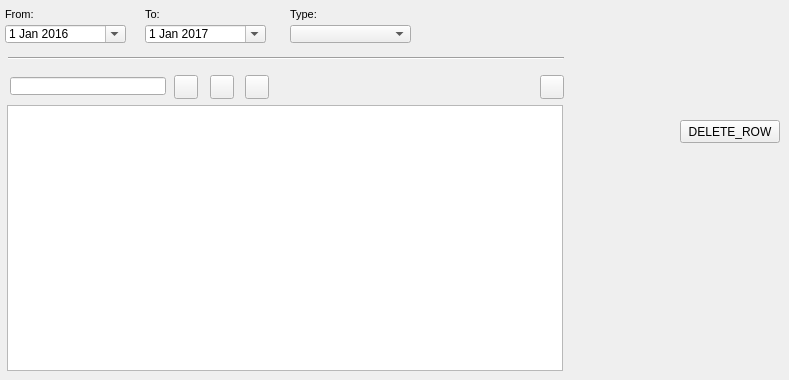
    <widget class="QWidget" name="page_document">
     <attribute name="title">
      <string>Document</string>
     </attribute>
     <widget class="QPushButton" name="delete_row_doc">
      <property name="geometry">
       <rect>
        <x>680</x>
        <y>120</y>
        <width>100</width>
        <height>23</height>
       </rect>
      </property>
      <property name="text">
       <string>DELETE_ROW</string>
      </property>
     </widget>
     <widget class="Line" name="line_6">
      <property name="geometry">
       <rect>
        <x>8</x>
        <y>50</y>
        <width>556</width>
        <height>16</height>
       </rect>
      </property>
      <property name="orientation">
       <enum>Qt::Horizontal</enum>
      </property>
     </widget>
     <widget class="QTableView" name="tbl_document">
      <property name="geometry">
       <rect>
        <x>7</x>
        <y>105</y>
        <width>556</width>
        <height>266</height>
       </rect>
      </property>
      <property name="sortingEnabled">
       <bool>true</bool>
      </property>
     </widget>
     <widget class="QDateEdit" name="date_document_from">
      <property name="geometry">
       <rect>
        <x>5</x>
        <y>25</y>
        <width>121</width>
        <height>18</height>
       </rect>
      </property>
      <property name="date">
       <date>
        <year>2016</year>
        <month>1</month>
        <day>1</day>
       </date>
      </property>
      <property name="calendarPopup">
       <bool>true</bool>
      </property>
     </widget>
     <widget class="QLabel" name="label_doc_from">
      <property name="geometry">
       <rect>
        <x>5</x>
        <y>3</y>
        <width>90</width>
        <height>22</height>
       </rect>
      </property>
      <property name="font">
       <font>
        <pointsize>8</pointsize>
       </font>
      </property>
      <property name="frameShape">
       <enum>QFrame::NoFrame</enum>
      </property>
      <property name="frameShadow">
       <enum>QFrame::Plain</enum>
      </property>
      <property name="text">
       <string>From:</string>
      </property>
      <property name="textFormat">
       <enum>Qt::AutoText</enum>
      </property>
      <property name="scaledContents">
       <bool>false</bool>
      </property>
      <property name="alignment">
       <set>Qt::AlignLeading|Qt::AlignLeft|Qt::AlignVCenter</set>
      </property>
      <property name="margin">
       <number>3</number>
      </property>
     </widget>
     <widget class="QLabel" name="label_doc_to">
      <property name="geometry">
       <rect>
        <x>145</x>
        <y>3</y>
        <width>119</width>
        <height>22</height>
       </rect>
      </property>
      <property name="font">
       <font>
        <pointsize>8</pointsize>
       </font>
      </property>
      <property name="frameShape">
       <enum>QFrame::NoFrame</enum>
      </property>
      <property name="frameShadow">
       <enum>QFrame::Raised</enum>
      </property>
      <property name="text">
       <string>To:</string>
      </property>
      <property name="textFormat">
       <enum>Qt::AutoText</enum>
      </property>
      <property name="scaledContents">
       <bool>false</bool>
      </property>
      <property name="margin">
       <number>3</number>
      </property>
     </widget>
     <widget class="QComboBox" name="doc_type">
      <property name="geometry">
       <rect>
        <x>290</x>
        <y>25</y>
        <width>121</width>
        <height>18</height>
       </rect>
      </property>
     </widget>
     <widget class="QDateEdit" name="date_document_to">
      <property name="geometry">
       <rect>
        <x>145</x>
        <y>25</y>
        <width>121</width>
        <height>18</height>
       </rect>
      </property>
      <property name="date">
       <date>
        <year>2017</year>
        <month>1</month>
        <day>1</day>
       </date>
      </property>
      <property name="calendarPopup">
       <bool>true</bool>
      </property>
     </widget>
     <widget class="QLabel" name="label_doc_type">
      <property name="geometry">
       <rect>
        <x>290</x>
        <y>3</y>
        <width>61</width>
        <height>22</height>
       </rect>
      </property>
      <property name="font">
       <font>
        <pointsize>8</pointsize>
       </font>
      </property>
      <property name="layoutDirection">
       <enum>Qt::LeftToRight</enum>
      </property>
      <property name="frameShape">
       <enum>QFrame::NoFrame</enum>
      </property>
      <property name="frameShadow">
       <enum>QFrame::Raised</enum>
      </property>
      <property name="text">
       <string>Type:</string>
      </property>
      <property name="textFormat">
       <enum>Qt::AutoText</enum>
      </property>
      <property name="scaledContents">
       <bool>false</bool>
      </property>
      <property name="margin">
       <number>3</number>
      </property>
     </widget>
     <widget class="QPushButton" name="btn_doc_insert">
      <property name="geometry">
       <rect>
        <x>174</x>
        <y>75</y>
        <width>24</width>
        <height>24</height>
       </rect>
      </property>
      <property name="toolTip">
       <string>&lt;html&gt;&lt;head/&gt;&lt;body&gt;&lt;p&gt;Link document&lt;/p&gt;&lt;/body&gt;&lt;/html&gt;</string>
      </property>
      <property name="text">
       <string/>
      </property>
      <property name="icon">
       <iconset>
        <normaloff>../icons/111b.png</normaloff>../icons/111b.png</iconset>
      </property>
      <property name="iconSize">
       <size>
        <width>22</width>
        <height>22</height>
       </size>
      </property>
     </widget>
     <widget class="QLineEdit" name="doc_id">
      <property name="geometry">
       <rect>
        <x>10</x>
        <y>77</y>
        <width>156</width>
        <height>18</height>
       </rect>
      </property>
     </widget>
     <widget class="QPushButton" name="btn_doc_new">
      <property name="geometry">
       <rect>
        <x>245</x>
        <y>75</y>
        <width>24</width>
        <height>24</height>
       </rect>
      </property>
      <property name="toolTip">
       <string>&lt;html&gt;&lt;head/&gt;&lt;body&gt;&lt;p&gt;New document&lt;/p&gt;&lt;/body&gt;&lt;/html&gt;</string>
      </property>
      <property name="text">
       <string/>
      </property>
      <property name="icon">
       <iconset>
        <normaloff>../icons/171b.png</normaloff>../icons/171b.png</iconset>
      </property>
      <property name="iconSize">
       <size>
        <width>22</width>
        <height>22</height>
       </size>
      </property>
     </widget>
     <widget class="QPushButton" name="btn_open_doc">
      <property name="geometry">
       <rect>
        <x>540</x>
        <y>75</y>
        <width>24</width>
        <height>24</height>
       </rect>
      </property>
      <property name="toolTip">
       <string>&lt;html&gt;&lt;head/&gt;&lt;body&gt;&lt;p&gt;Open document&lt;/p&gt;&lt;/body&gt;&lt;/html&gt;</string>
      </property>
      <property name="text">
       <string/>
      </property>
      <property name="icon">
       <iconset>
        <normaloff>../icons/170b.png</normaloff>../icons/170b.png</iconset>
      </property>
      <property name="iconSize">
       <size>
        <width>22</width>
        <height>22</height>
       </size>
      </property>
     </widget>
     <widget class="QPushButton" name="btn_doc_delete">
      <property name="geometry">
       <rect>
        <x>210</x>
        <y>75</y>
        <width>24</width>
        <height>24</height>
       </rect>
      </property>
      <property name="toolTip">
       <string>&lt;html&gt;&lt;head/&gt;&lt;body&gt;&lt;p&gt;Unlink document&lt;/p&gt;&lt;/body&gt;&lt;/html&gt;</string>
      </property>
      <property name="text">
       <string/>
      </property>
      <property name="icon">
       <iconset>
        <normaloff>../icons/112b.png</normaloff>../icons/112b.png</iconset>
      </property>
      <property name="iconSize">
       <size>
        <width>22</width>
        <height>22</height>
       </size>
      </property>
     </widget>
    </widget>
